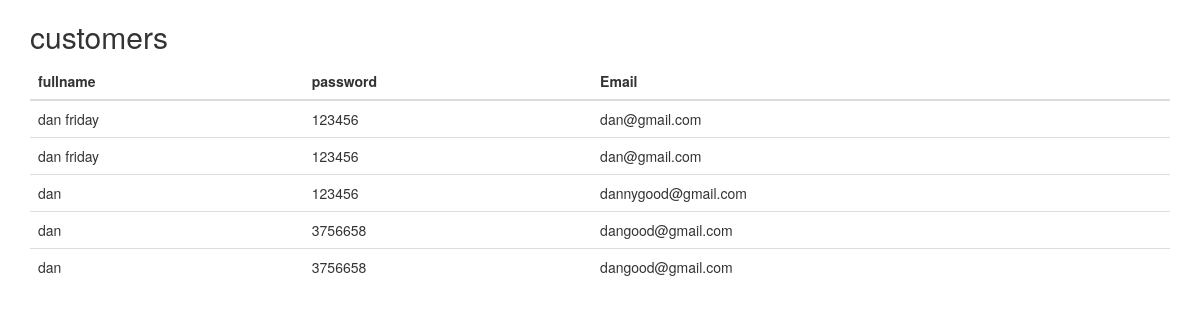
The page /workingfiles/firstfolder/projectapp10.php on the database its author committed.
### tables this page shows
CREATE TABLE `users` (
  `id` int(11) NOT NULL,
  `email` varchar(255) NOT NULL,
  `password` varchar(255) NOT NULL,
  `full_name` varchar(255) NOT NULL,
  `Spending_amt` int(255) NOT NULL
);

### workingfiles/firstfolder/projectapp10.php (the view, shortened to what this page needs)
<!DOCTYPE html>
<html lang="en">
<head>
  <link rel="stylesheet" href="../../maxcdn.bootstrapcdn.com/bootstrap/3.3.6/css/bootstrap.min.css">
</head>
<body>
<div class="container">
  <h2>customers</h2>
  <table class="table">
    <thead>
      <tr>
        <th>fullname</th>
        <th>password</th>
        <th>Email</th>
      </tr>
    </thead>
    <tbody>
<?php
include('../dbconnection.php');
$query = "SELECT * FROM users";
$run = mysqli_query($connection,$query);
while($result = mysqli_fetch_assoc($run)){
?>
      <tr>
        <td><?php echo $result['full_name'] ?></td>
        <td><?php echo $result['password'] ?></td>
        <td><?php echo $result['email'] ?></td>
      </tr>
<?php } ?>
    </tbody>
  </table>
</div>
</body>
</html>

### rows shown on the page
users: full_name "dan friday", password "123456", email "dan@gmail.com"
users: full_name "dan friday", password "123456", email "dan@gmail.com"
users: full_name "dan", password "123456", email "dannygood@gmail.com"
users: full_name "dan", password "3756658", email "dangood@gmail.com"
users: full_name "dan", password "3756658", email "dangood@gmail.com"
